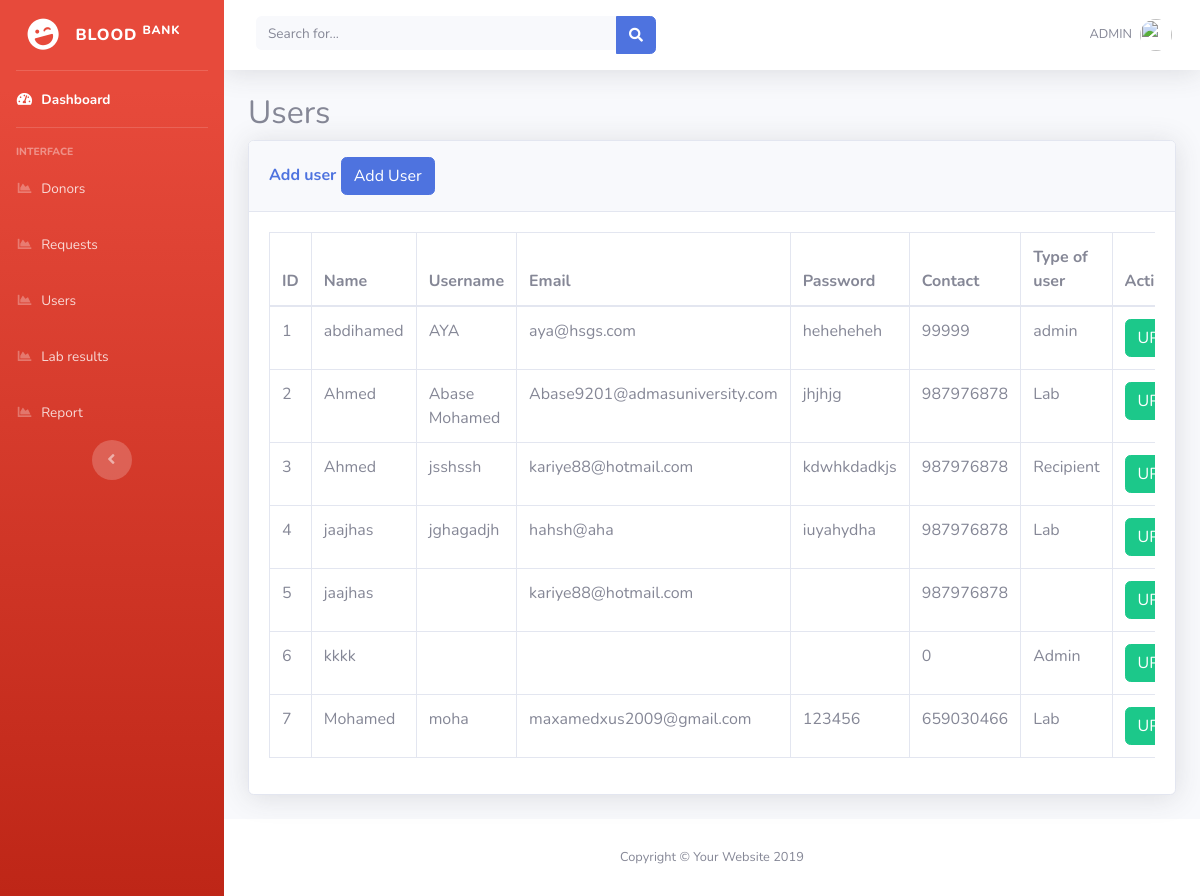
/Admin/users.php, run on the app's committed database.
### tables this page shows
CREATE TABLE `users` (
  `user_id` int(100) NOT NULL,
  `name` varchar(100) NOT NULL,
  `username` varchar(100) NOT NULL,
  `email` varchar(100) NOT NULL,
  `password` varchar(100) NOT NULL,
  `contact` int(100) NOT NULL,
  `type_of_user` varchar(100) NOT NULL
);

### Admin/users.php (the view, shortened to what this page needs)
<?php
include('includes/header.php');
include('includes/navbar.php');
include('connection.php');
?>
<?php
include('adduser.php')
?>
<div class="container-fluid">
    <h2>Users</h2>
    <div class="card shadow mb-4">
        <div class="card-header py-3">
            <h6 class="m-0 font-weight-bold text-primary">Add user
                <button type="button" class="btn btn-primary" data-toggle="modal" data-target="#adduser">
                    Add User
                </button>
            </h6>
        </div>
        <div class="card-body">
            <div class="table-responsive">
                <table class="table table-bordered" id="dataTable" width="100%" cellspacing="0">
                    <thead>
                        <tr>
                            <th> ID </th>
                            <th>Name</th>
                            <th>Username</th>
                            <th>Email</th>
                            <th>Password</th>
                            <th>Contact</th>
                            <th>Type of user</th>
                            <th>Action</th>
                        </tr>
                    </thead>
                    <?php
$res=mysqli_query($conn,"SELECT * FROM users ");
while ( $user=mysqli_fetch_array($res)) {
echo "
<tr>
<td> {$user['user_id']}</td>
<td> {$user['name']}</td>
<td> {$user['username']}</td>
<td> {$user['email']}</td>
<td> {$user['password']}</td>
<td> {$user['contact']}</td>
<td> {$user['type_of_user']}</td>
<td> <a href='updateForm.php?id={$user['user_id']}'  class=\"btn btn-success\">UPDATE</a></td>
<td> <a href='deleteForm.php?id={$user['user_id']}' class=\"btn btn-danger\" onclick = 'return confirm(\"Are you You sure\")' >DELETE</a></td>
</tr>
";
}
 ?>
                </table>
            </div>
        </div>
    </div>
</div>
<?php
include('includes/footer.php');
?>

### data on the page
users: user_id "1", name "abdihamed", username "AYA", email "aya@hsgs.com", password "heheheheh", contact "99999", type_of_user "admin"
users: user_id "2", name "Ahmed", username "Abase Mohamed", email "Abase9201@admasuniversity.com", password "jhjhjg", contact "987976878", type_of_user "Lab"
users: user_id "3", name "Ahmed", username "jsshssh", email "kariye88@hotmail.com", password "kdwhkdadkjs", contact "987976878", type_of_user "Recipient"
users: user_id "4", name "jaajhas", username "jghagadjh", email "hahsh@aha", password "iuyahydha", contact "987976878", type_of_user "Lab"
users: user_id "5", name "jaajhas", email "kariye88@hotmail.com", contact "987976878"
users: user_id "6", name "kkkk", contact "0", type_of_user "Admin"
users: user_id "7", name "Mohamed", username "moha", email "maxamedxus2009@gmail.com", password "123456", contact "659030466", type_of_user "Lab"
